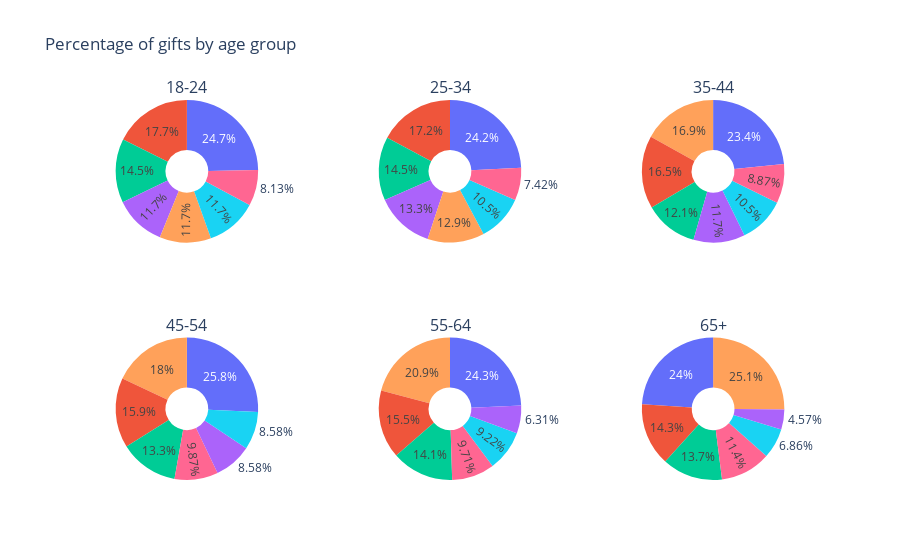

The notebook cell this image was saved under:
### Markdown cell above
Hier wird analysiert, wie sich die Geschenkausgaben für verschiedene Altersgruppen verteilen. Die Pie-Charts zeigen den prozentualen Anteil der Ausgaben für jede Kategorie in verschiedenen Altersgruppen. Die Kenntnis der altersspezifischen Ausgabegewohnheiten kann Unternehmen dabei unterstützen, Produkte und Angebote zu entwickeln, die besser auf die Bedürfnisse und Vorlieben verschiedener Altersgruppen abgestimmt sind.

### Code cell
#pie chart

df = pd.read_csv('gifts_age.csv')
df = df.drop(columns=['SpendingCelebrating'])

fig = sp.make_subplots(rows=2, cols=3, subplot_titles=df['Age'].tolist(), specs=[[{'type': 'pie'}, {'type': 'pie'}, {'type': 'pie'}],
                                                                                   [{'type': 'pie'}, {'type': 'pie'}, {'type': 'pie'}]])

for i, age_group in enumerate(df['Age']):
    percentages = df[df['Age'] == age_group].squeeze()[1:]
    fig.add_trace(go.Pie(labels=percentages.index, values=percentages, hole=0.3, name=age_group),
                  row=(i // 3) + 1, col=(i % 3) + 1)

fig.update_layout(title_text='Percentage of gifts by age group', showlegend=False)

fig.show()

### Figure 1 — Plotly figure (JSON) as saved in the notebook; plotly's stock layout.template omitted (floating-point values rounded to 4 significant figures)
{"data": [{"domain": {"x": [0, 0.2889], "y": [0.625, 1]}, "hole": 0.3, "labels": ["Candy", "Flowers", "Jewelry", "GreetingCards", "EveningOut", "Clothing", "GiftCards"], "name": "18-24", "type": "pie", "values": [70, 50, 33, 33, 41, 33, 23]}, {"domain": {"x": [0.3556, 0.6444], "y": [0.625, 1]}, "hole": 0.3, "labels": ["Candy", "Flowers", "Jewelry", "GreetingCards", "EveningOut", "Clothing", "GiftCards"], "name": "25-34", "type": "pie", "values": [62, 44, 34, 33, 37, 27, 19]}, {"domain": {"x": [0.7111, 1], "y": [0.625, 1]}, "hole": 0.3, "labels": ["Candy", "Flowers", "Jewelry", "GreetingCards", "EveningOut", "Clothing", "GiftCards"], "name": "35-44", "type": "pie", "values": [58, 41, 29, 42, 30, 26, 22]}, {"domain": {"x": [0, 0.2889], "y": [0, 0.375]}, "hole": 0.3, "labels": ["Candy", "Flowers", "Jewelry", "GreetingCards", "EveningOut", "Clothing", "GiftCards"], "name": "45-54", "type": "pie", "values": [60, 37, 20, 42, 31, 20, 23]}, {"domain": {"x": [0.3556, 0.6444], "y": [0, 0.375]}, "hole": 0.3, "labels": ["Candy", "Flowers", "Jewelry", "GreetingCards", "EveningOut", "Clothing", "GiftCards"], "name": "55-64", "type": "pie", "values": [50, 32, 13, 43, 29, 19, 20]}, {"domain": {"x": [0.7111, 1], "y": [0, 0.375]}, "hole": 0.3, "labels": ["Candy", "Flowers", "Jewelry", "GreetingCards", "EveningOut", "Clothing", "GiftCards"], "name": "65+", "type": "pie", "values": [42, 25, 8, 44, 24, 12, 20]}], "layout": {"annotations": [{"font": {"size": 16}, "showarrow": false, "text": "18-24", "x": 0.1444, "xanchor": "center", "xref": "paper", "y": 1, "yanchor": "bottom", "yref": "paper"}, {"font": {"size": 16}, "showarrow": false, "text": "25-34", "x": 0.5, "xanchor": "center", "xref": "paper", "y": 1, "yanchor": "bottom", "yref": "paper"}, {"font": {"size": 16}, "showarrow": false, "text": "35-44", "x": 0.8556, "xanchor": "center", "xref": "paper", "y": 1, "yanchor": "bottom", "yref": "paper"}, {"font": {"size": 16}, "showarrow": false, "text": "45-54", "x": 0.1444, "xanchor": "center", "xref": "paper", "y": 0.375, "yanchor": "bottom", "yref": "paper"}, {"font": {"size": 16}, "showarrow": false, "text": "55-64", "x": 0.5, "xanchor": "center", "xref": "paper", "y": 0.375, "yanchor": "bottom", "yref": "paper"}, {"font": {"size": 16}, "showarrow": false, "text": "65+", "x": 0.8556, "xanchor": "center", "xref": "paper", "y": 0.375, "yanchor": "bottom", "yref": "paper"}], "showlegend": false, "title": {"text": "Percentage of gifts by age group"}}}
